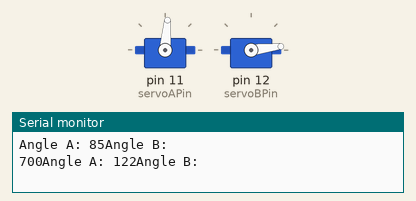
Recording of a sketch running on a simulated Arduino Uno, built with avr-gcc and run on an emulated ATmega328P. Shown: 2 × servo, the last lines printed to the serial monitor.

Above: at 0.1 s.
At 10.14 s:
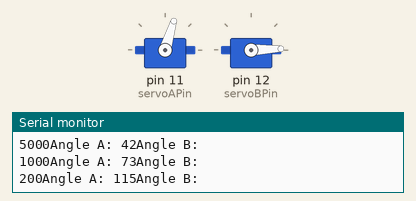
At 19.99 s:
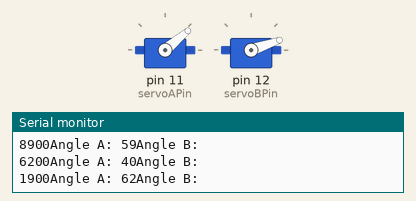
At 39.88 s:
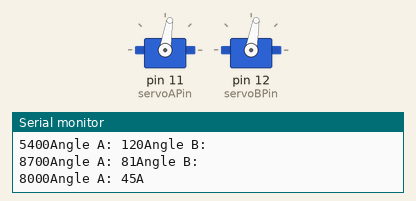
Timing chart, 0 to 40.0 s (numbered marks = the images above):
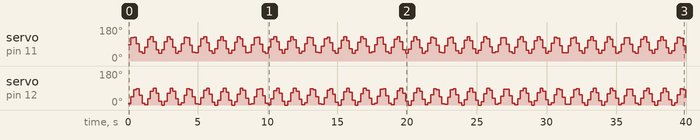

Measured:
- by itself, servo on pin 12 (servoBPin): 7° → 45° at 0.20 s, → 82° 0.20 s later, → 85° 0.20 s later, → 51° 0.20 s later, … (196 changes in this stretch)
- by itself, servo on pin 11 (servoAPin): 85° → 122° at 0.20 s, → 125° 0.20 s later, → 91° 0.20 s later, → 50° 0.20 s later, … (196 changes in this stretch)

The sketch:

servo_test_3_kinematics_walk.ino
```cpp
/*
  Servo Test 3.

  Connect servo A to ground, 3.3v and pin 12.
  Connect servo B to ground, 3.3v and pin 11.
  servor range is 180.

  Test script to move two servos in a walking motion.

  Author: Nicholas Taras
*/

#include <Servo.h>
#include <math.h>

Servo myservoA; // create servo object to control a servo
Servo myservoB; // create servo object to control a servo

int servoAPin = 11; // variable to read the value from the analog pin
int servoBPin = 12; // variable to read the value from the analog pin

// need to be updated
int dir = 1; // 1 forwards // 0 backwards
int vel = 1; // velocity
int del = 200; // delay
int cycle = 0; // angle of cycle

int servoPositionA = 0; // Hip
int servoPositionB = 0; // Knee

int thighRange = 45;
int thighBase = 85;
int calfRange = 45;
int calfOffset = -1.65;

void setup() {

  Serial.begin(9600);

  myservoA.attach(servoAPin); // attaches the servo on pin 12 to the servo object
  myservoB.attach(servoBPin); // attaches the servo on pin 11 to the servo object

}

int walk(int servoPositionA, int servoPositionB, int cycle) {

  int angleA = sin(cycle) * thighRange + thighBase;
  int angleB = sin(cycle + calfOffset) * calfRange + calfRange;

  Serial.print("Angle A: ");
  Serial.print(angleA);

  Serial.println("Angle B: ");
  Serial.print(angleB);

  servoPositionA = angleA;
  servoPositionB = angleB;

  myservoA.write(servoPositionA);
  myservoB.write(servoPositionB);

}

void loop() {

  walk(servoPositionA, servoPositionB, cycle);

  cycle += vel;

  delay(del); // delay between actions.

  Serial.print(servoPositionA); // print updated servo position.
  Serial.print(servoPositionB); // print updated servo position.

}
```
